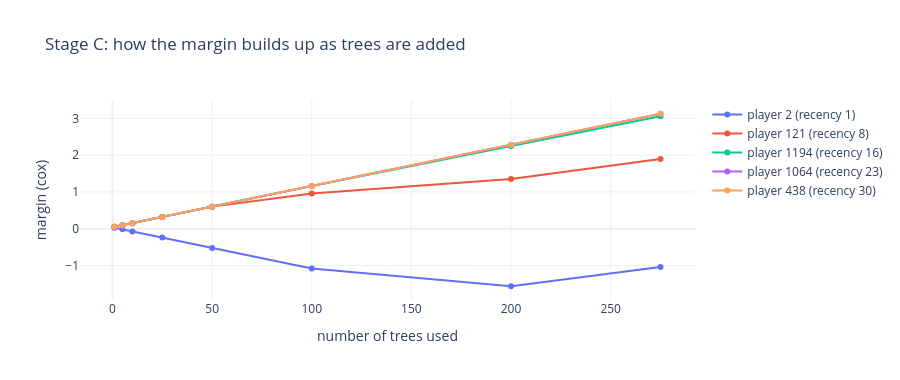

The notebook cell this image was saved under:
### Code cell
labels = [
    f"player {player_id} (recency {recency_days})"
    for player_id, recency_days in zip(debug["player_id"], debug["recency_days"], strict=True)
]
fig = go.Figure()
for column, label in enumerate(labels):
    color = qualitative.Plotly[column % len(qualitative.Plotly)]
    trace = go.Scatter(x=checkpoints, y=by_trees[:, column], name=label, line={"color": color})
    fig.add_trace(trace)
fig.update_layout(
    title="Stage C: how the margin builds up as trees are added",
    xaxis_title="number of trees used",
    yaxis_title=f"margin ({production.name})",
    template="plotly_white",
    height=380,
)
fig.show()

### Figure 1 — Plotly figure (JSON) as saved in the notebook; plotly's stock layout.template omitted (floating-point values rounded to 4 significant figures)
{"data": [{"line": {"color": "#636EFA"}, "name": "player 2 (recency 1)", "type": "scatter", "x": [1, 5, 10, 25, 50, 100, 200, 275], "y": [0.02925, -0.01566, -0.07179, -0.2402, -0.5209, -1.082, -1.564, -1.043]}, {"line": {"color": "#EF553B"}, "name": "player 121 (recency 8)", "type": "scatter", "x": [1, 5, 10, 25, 50, 100, 200, 275], "y": [0.0517, 0.09661, 0.1527, 0.3211, 0.6018, 0.9592, 1.351, 1.897]}, {"line": {"color": "#00CC96"}, "name": "player 1194 (recency 16)", "type": "scatter", "x": [1, 5, 10, 25, 50, 100, 200, 275], "y": [0.0517, 0.09661, 0.1527, 0.3211, 0.6018, 1.162, 2.253, 3.058]}, {"line": {"color": "#AB63FA"}, "name": "player 1064 (recency 23)", "type": "scatter", "x": [1, 5, 10, 25, 50, 100, 200, 275], "y": [0.0517, 0.09661, 0.1527, 0.3211, 0.6018, 1.163, 2.286, 3.128]}, {"line": {"color": "#FFA15A"}, "name": "player 438 (recency 30)", "type": "scatter", "x": [1, 5, 10, 25, 50, 100, 200, 275], "y": [0.0517, 0.09661, 0.1527, 0.3211, 0.6018, 1.163, 2.286, 3.128]}], "layout": {"height": 380, "title": {"text": "Stage C: how the margin builds up as trees are added"}, "xaxis": {"title": {"text": "number of trees used"}}, "yaxis": {"title": {"text": "margin (cox)"}}}}
